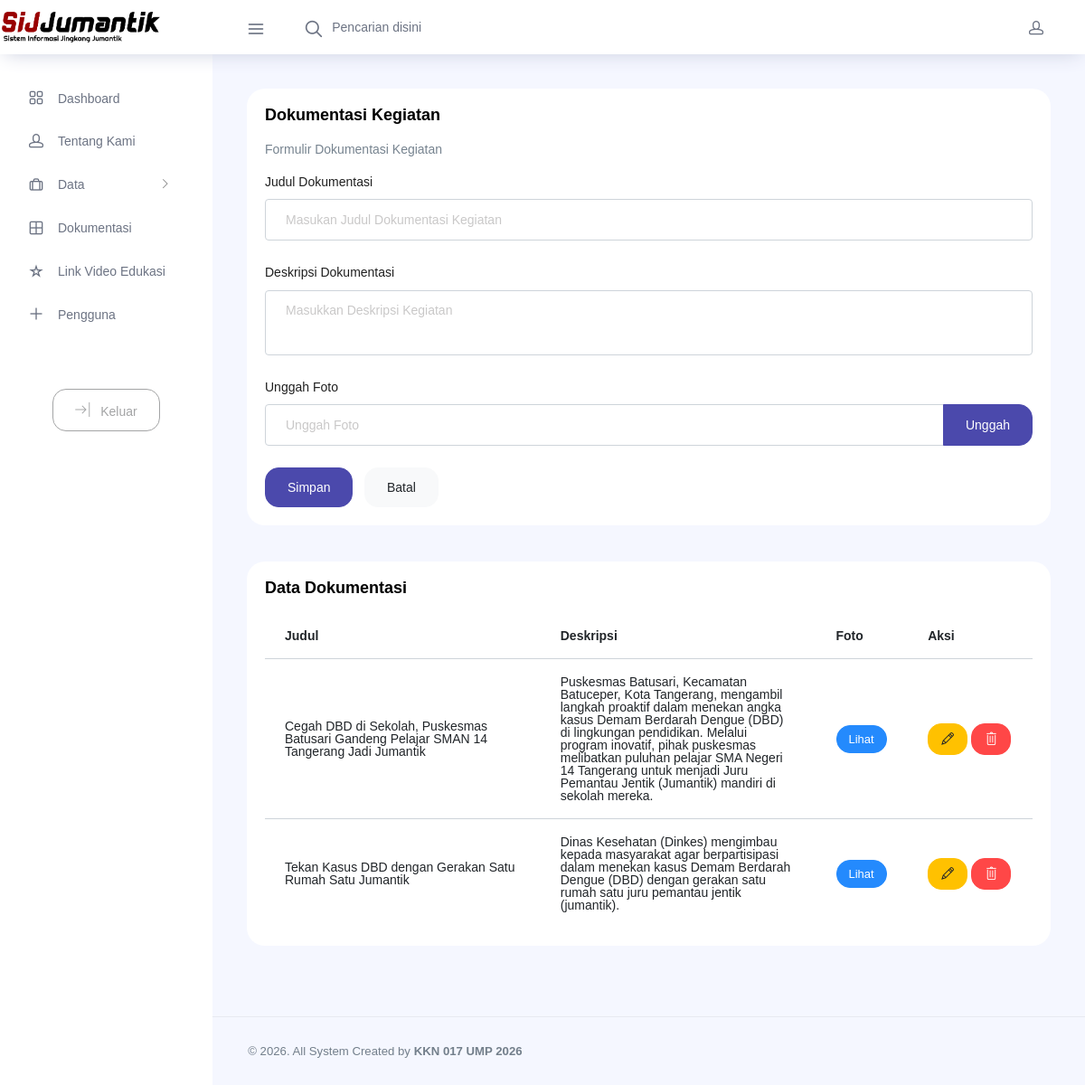
Page /admin/galeri.php (signed in) on the committed database.
### tables this page shows
CREATE TABLE `tb_galeri` (
  `id_galeri` int NOT NULL,
  `judul` text,
  `foto` text,
  `deskripsi` text
);

### admin/galeri.php (the view, shortened to what this page needs)
<?php
include 'include/config.php';
$edit = null;
$data = mysqli_query($conn, "SELECT * FROM tb_galeri ORDER BY id_galeri DESC");
?>
<?php include 'include/header.php'; ?>
<div class="main-panel">
  <div class="content-wrapper">
    <div class="row">
      <div class="col-12 grid-margin stretch-card">
        <div class="card">
          <div class="card-body">
            <h4 class="card-title">Dokumentasi Kegiatan</h4>
            <p class="card-description">Formulir Dokumentasi Kegiatan</p>
            <form method="POST" enctype="multipart/form-data">
            <div class="form-group">
              <label>Judul Dokumentasi</label>
              <input type="text" class="form-control" name="judul"
                value="<?= $edit['judul'] ?? '' ?>" placeholder="Masukan Judul Dokumentasi Kegiatan" required>
            </div>
            <div class="form-group">
              <label>Deskripsi Dokumentasi</label>
              <textarea class="form-control" name="deskripsi" rows="3" placeholder="Masukkan Deskripsi Kegiatan" required><?= $edit['deskripsi'] ?? '' ?></textarea>
            </div>
            <div class="form-group">
              <label>Unggah Foto</label>
              <div class="input-group col-xs-12">
                <input type="text" class="form-control file-upload-info" disabled placeholder="Unggah Foto">
                <span class="input-group-append">
                  <button class="file-upload-browse btn btn-primary" type="button">Unggah</button>
                </span>
              </div>
            </div>
            <?php if ($edit): ?>
              <button type="submit" name="update" class="btn btn-warning mr-2">Perbarui</button>
              <a href="galeri.php" class="btn btn-light">Batal</a>
            <?php else: ?>
              <button type="submit" name="simpan" class="btn btn-primary mr-2">Simpan</button>
              <button type="reset" class="btn btn-light">Batal</button>
            <?php endif; ?>
            </form>
          </div>
        </div>
      </div>
    </div>
    <div class="row">
      <div class="col-lg-12 grid-margin stretch-card">
        <div class="card">
          <div class="card-body">
            <h4 class="card-title">Data Dokumentasi</h4>
            <div class="table-responsive">
              <table class="table table-hover">
                <thead>
                  <tr>
                    <th>Judul</th>
                    <th>Deskripsi</th>
                    <th>Foto</th>
                    <th>Aksi</th>
                  </tr>
                </thead>
                <tbody>
                  <?php while ($r = mysqli_fetch_assoc($data)): ?>
                  <tr>
                    <td style="white-space: normal; word-wrap: break-word; max-width: 300px;"><?= $r['judul'] ?></td>
                    <td style="white-space: normal; word-wrap: break-word; max-width: 300px;"><?= $r['deskripsi'] ?></td>
                    <td>
                      <?php if ($r['foto']): ?>
                        <a href="../uploads/galeri/<?= $r['foto'] ?>" target="_blank" class="btn btn-sm btn-info">Lihat</a>
                      <?php else: ?>
                        -
                      <?php endif; ?>
                    </td>
                    <td>
                      <a href="galeri.php?edit=<?= $r['id_galeri'] ?>" class="btn btn-sm btn-warning">
                        <i class="ti-pencil"></i>
                      </a>
                      <a href="galeri.php?hapus=<?= $r['id_galeri'] ?>"
                        class="btn btn-sm btn-danger"
                        onclick="return confirm('Yakin ingin menghapus data ini?')">
                        <i class="ti-trash"></i>
                      </a>
                    </td>
                  </tr>
                  <?php endwhile; ?>
                </tbody>
              </table>
            </div>
          </div>
        </div>
      </div>
    </div>
  </div>
  <?php include 'include/footer.php'; ?>
  <footer class="footer">
    <div class="d-sm-flex justify-content-center justify-content-sm-between">
      <span class="text-muted">© 2026. All System Created by <strong>KKN 017 UMP 2026</strong></span>
    </div>
  </footer>

### rows in the picture
tb_galeri: judul "Cegah DBD di Sekolah, Puskesmas Batusari Gandeng Pelajar SMAN 14 Tangerang Jadi Jumantik", deskripsi "Puskesmas Batusari, Kecamatan Batuceper, Kota Tangerang, mengambil langkah proaktif dalam menekan angka kasus Demam Berdarah Dengue (DBD) di lingkungan pendidikan. Melalui program inovatif, pihak puskesmas melibatkan puluhan pelajar SMA Negeri 14 Tangerang untuk menjadi Juru Pemantau Jentik (Jumantik) mandiri di sekolah mereka."
tb_galeri: judul "Tekan Kasus DBD dengan Gerakan Satu Rumah Satu Jumantik", deskripsi "Dinas Kesehatan (Dinkes) mengimbau kepada masyarakat agar berpartisipasi dalam menekan kasus Demam Berdarah Dengue (DBD) dengan gerakan satu rumah satu juru pemantau jentik (jumantik)."
